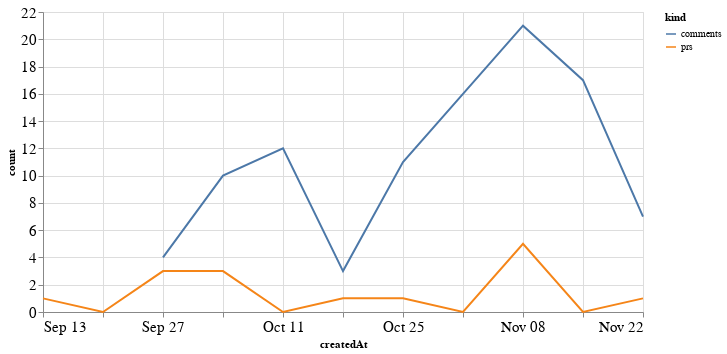

Notebook cell for this chart:
### Code cell
alt.Chart(total_time, width=600).mark_line().encode(
    x='createdAt',
    y='count',
    color='kind'
)

### Figure 1 — Vega-Lite specification as saved in the notebook (floating-point values rounded to 4 significant figures)
{"config": {"axisLeft": {"labelFontSize": 15}, "axisBottom": {"labelFontSize": 15}}, "data": {"name": "data-dedfb90c6db5ac4a9304fa563b71e487"}, "mark": "line", "encoding": {"color": {"type": "nominal", "field": "kind"}, "x": {"type": "temporal", "field": "createdAt"}, "y": {"type": "quantitative", "field": "count"}}, "width": 600, "$schema": "https://vega.github.io/schema/vega-lite/v4.8.1.json", "datasets": {"data-dedfb90c6db5ac4a9304fa563b71e487": [{"createdAt": "2020-09-13T00:00:00", "kind": "prs", "count": 1.0}, {"createdAt": "2020-09-20T00:00:00", "kind": "prs", "count": 0.0}, {"createdAt": "2020-09-27T00:00:00", "kind": "prs", "count": 3.0}, {"createdAt": "2020-10-04T00:00:00", "kind": "prs", "count": 3.0}, {"createdAt": "2020-10-11T00:00:00", "kind": "prs", "count": 0.0}, {"createdAt": "2020-10-18T00:00:00", "kind": "prs", "count": 1.0}, {"createdAt": "2020-10-25T00:00:00", "kind": "prs", "count": 1.0}, {"createdAt": "2020-11-01T00:00:00", "kind": "prs", "count": 0.0}, {"createdAt": "2020-11-08T00:00:00", "kind": "prs", "count": 5.0}, {"createdAt": "2020-11-15T00:00:00", "kind": "prs", "count": 0.0}, {"createdAt": "2020-11-22T00:00:00", "kind": "prs", "count": 1.0}, {"createdAt": "2020-09-13T00:00:00", "kind": "comments", "count": null}, {"createdAt": "2020-09-20T00:00:00", "kind": "comments", "count": null}, {"createdAt": "2020-09-27T00:00:00", "kind": "comments", "count": 4.0}, {"createdAt": "2020-10-04T00:00:00", "kind": "comments", "count": 10.0}, {"createdAt": "2020-10-11T00:00:00", "kind": "comments", "count": 12.0}, {"createdAt": "2020-10-18T00:00:00", "kind": "comments", "count": 3.0}, {"createdAt": "2020-10-25T00:00:00", "kind": "comments", "count": 11.0}, {"createdAt": "2020-11-01T00:00:00", "kind": "comments", "count": 16.0}, {"createdAt": "2020-11-08T00:00:00", "kind": "comments", "count": 21.0}, {"createdAt": "2020-11-15T00:00:00", "kind": "comments", "count": 17.0}, {"createdAt": "2020-11-22T00:00:00", "kind": "comments", "count": 7.0}]}}
